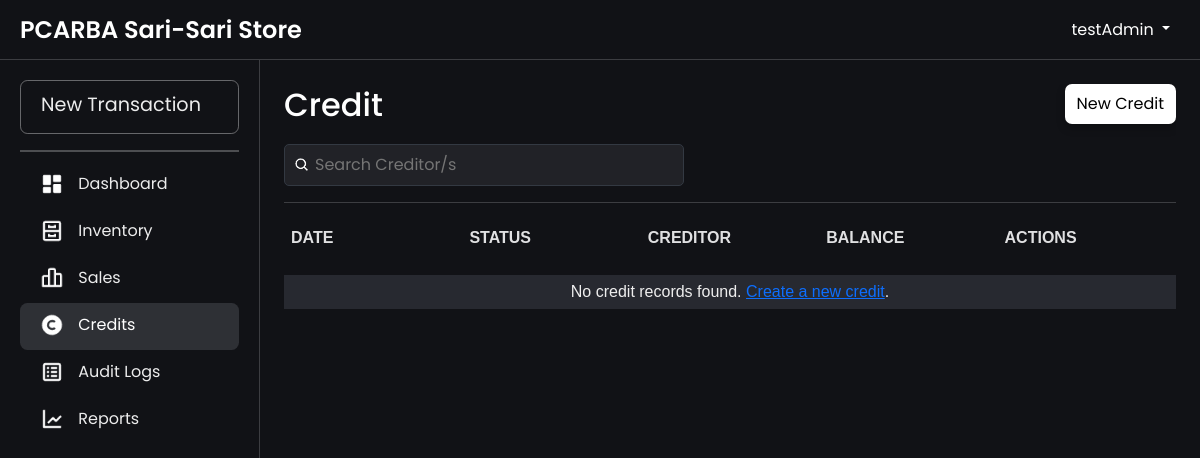
/credit.php (signed in), run on an earlier commit of the app's database.
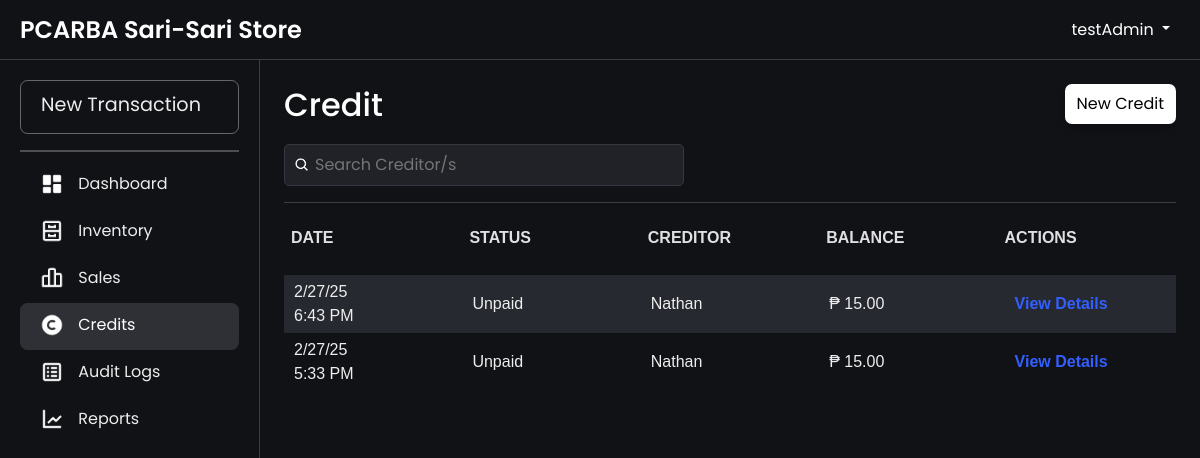
And on a later commit of the database.
### tables this page shows
CREATE TABLE `credits` (
  `creditId` int(11) NOT NULL AUTO_INCREMENT,
  `paymentStatus` enum('Paid','Unpaid') DEFAULT 'Unpaid',
  `lastUpdated` timestamp NOT NULL DEFAULT current_timestamp() ON UPDATE current_timestamp(),
  `transactionDate` timestamp NOT NULL DEFAULT current_timestamp(),
  `creditorId` int(11) NOT NULL,
  `userId` int(11) NOT NULL,
  PRIMARY KEY (`creditId`),
  KEY `users_credits` (`userId`),
  KEY `creditor_credits` (`creditorId`),
  CONSTRAINT `creditor_credits` FOREIGN KEY (`creditorId`) REFERENCES `creditor` (`creditorId`) ON DELETE CASCADE,
  CONSTRAINT `users_credits` FOREIGN KEY (`userId`) REFERENCES `users` (`userId`)
);

CREATE TABLE `creditor` (
  `creditorId` int(11) NOT NULL AUTO_INCREMENT,
  `customerName` varchar(100) NOT NULL,
  `phoneNumber` varchar(15) DEFAULT NULL,
  `amountPaid` decimal(10,2) DEFAULT NULL,
  `creditBalance` decimal(10,2) NOT NULL,
  PRIMARY KEY (`creditorId`)
);

### htdocs/credit.php (the view, shortened to what this page needs)
<?php
include 'db.php';
$query = "SELECT c.creditId, c.transactionDate, c.paymentStatus, cr.creditBalance, cr.customerName
          FROM credits c
          JOIN creditor cr ON c.creditorId = cr.creditorId
          ORDER BY c.lastUpdated DESC";
$result = $conn->query($query);
$credits = $result->fetch_all(MYSQLI_ASSOC);
?>
<!DOCTYPE html>
<html lang="en">
<head>
    <link rel="stylesheet" href="css/bootstrap.min.css">
    <link rel="stylesheet" href="css/layer1.css">
</head>
<body>
    <?php include 'navbar.php'; ?>
    <div class="main-content fade-in">
        <div class="container">
            <div class="table-wrapper">
                <div class="header-container">
                    <h2>Credit</h2>
                    <div class="button">
                        <a href="addCredit.php">New Credit</a>
                    </div>
                </div>
                <div class="search-container">
                    <div class="search-wrapper">
                        <img src="images/search-icon.png" alt="Search" class="search-icon">
                        <input type="text" id="searchBar" placeholder="Search Creditor/s" onkeyup="filterCredits(); toggleClearIcon();">
                    </div>
                </div>
                <hr style="height: 1px; border: none; color: rgb(187, 188, 190); background-color: rgb(187, 188, 190);">
                <table id="creditsTable">
                    <thead>
                        <tr align="left">
                            <th>Date</th>
                            <th>Status</th>
                            <th>Creditor</th>
                            <th>Balance</th>
                            <th>Actions</th>
                        </tr>
                    </thead>
                    <tbody>
                        <?php if (empty($credits)) { ?>
                            <tr>
                                <td colspan="5" style="text-align: center;">No credit records found. <a href="addCredit.php">Create a new credit</a>.</td>
                            </tr>
                        <?php } else { ?>
                            <?php foreach ($credits as $credit) {
                                $date = !empty($credit['transactionDate'])
                                    ? date("n/j/y", strtotime($credit['transactionDate'])) . "<br>" . date("g:i A", strtotime($credit['transactionDate']))
                                    : 'N/A';
                            ?>
                                <tr>
                                    <td><?php echo $date ?></td>
                                    <td><?php echo htmlspecialchars($credit['paymentStatus']); ?></td>
                                    <td><?php echo htmlspecialchars($credit['customerName']); ?></td>
                                    <td>₱ <?php echo htmlspecialchars($credit['creditBalance']); ?></td>
                                    <td>
                                        <a href="credit_details.php?creditId=<?php echo $credit['creditId']; ?>" class="view-details">
                                            <span>View Details</span>
                                        </a>
                                    </td>
                                </tr>
                            <?php } ?>
                        <?php } ?>
                    </tbody>
                </table>
            </div>
        </div>
    </div>
</body>

What changed in the data, as far as the page shows it:
added credits: transactionDate "2/27/25", transactionDate "6:43 PM", paymentStatus "Unpaid", creditorId.customerName "Nathan", creditorId.creditBalance "15.00"
added credits: transactionDate "2/27/25", transactionDate "5:33 PM", paymentStatus "Unpaid", creditorId.customerName "Nathan", creditorId.creditBalance "15.00"
Also different on the page:
text no longer shown: "No credit records found. Create a new credit ."
